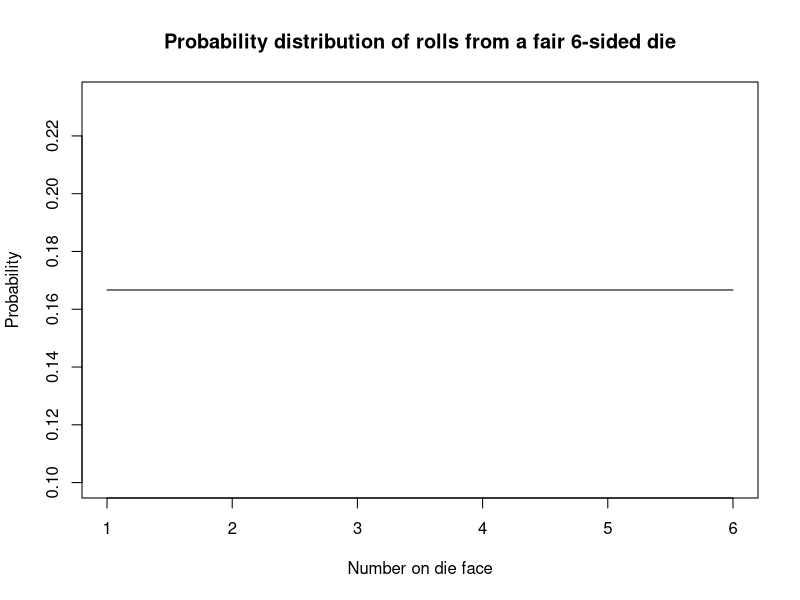
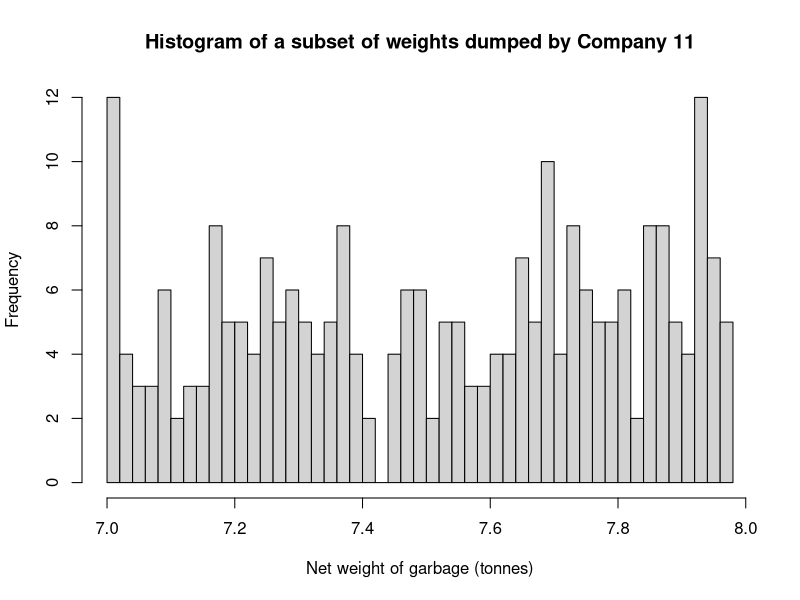
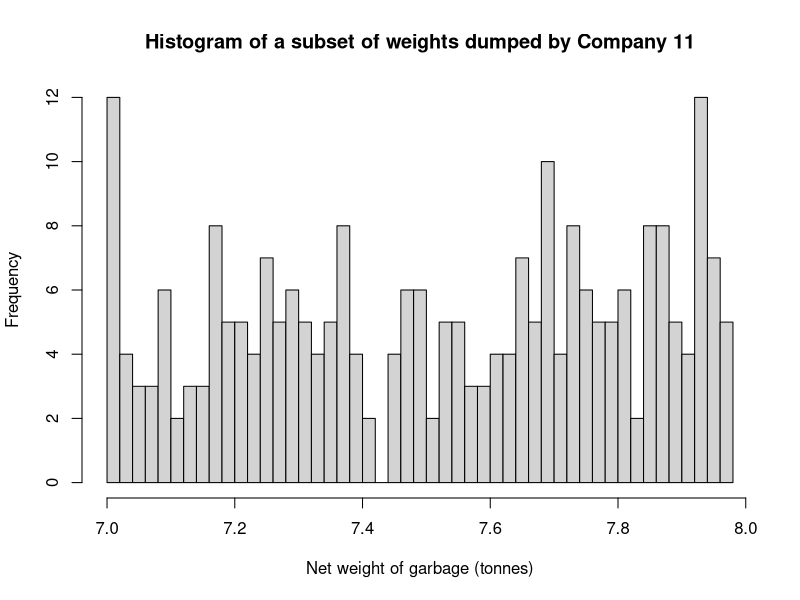

Write R code to recreate these figures, in order.
## ---- chunk 1
# Example of a uniform distribution 
plot(x=c(1:6),y=rep(1/6,6),type="l",
     main="Probability distribution of rolls from a fair 6-sided die",
     xlab= "Number on die face",
     ylab= "Probability")
## ---- chunk 2
library(readxl) 
library(tidyverse) 
## ---- chunk 3
df <- read_excel("weighbridge_2-2hss1p1.xlsx") 
df_subset <- df %>% filter(Company == 11,
                           between(`Net weight of garbage (tonnes)`, 7, 7.98),
                           !is.na(`Net weight of garbage (tonnes)`))
hist(df_subset$`Net weight of garbage (tonnes)`, breaks=50,
     main="Histogram of a subset of weights dumped by Company 11",
     xlab= "Net weight of garbage (tonnes)",
     ylab= "Frequency")
## ---- chunk 4
df <- read_excel("weighbridge_2-2hss1p1.xlsx") 
df_subset <- df %>% filter(Company == 11,
                           between(`Net weight of garbage (tonnes)`, 7, 7.98),
                           !is.na(`Net weight of garbage (tonnes)`))
hist(df_subset$`Net weight of garbage (tonnes)`, breaks=50,
     main="Histogram of a subset of weights dumped by Company 11",
     xlab= "Net weight of garbage (tonnes)",
     ylab= "Frequency")
## ---- chunk 5
df_subset[round(df_subset$`Net weight of garbage (tonnes)` * 100) %% 2 != 0, ]
## ---- chunk 6
df_subset <- df_subset %>% filter(`Net weight of garbage (tonnes)` != 7.21 & `Net weight of garbage (tonnes)` != 7.93)
nrow(df_subset)
## ---- chunk 7
df_subset %>% 
  count(`Net weight of garbage (tonnes)`) %>%
  filter(n == 5) %>%
  nrow()
## ---- chunk 8
# Expected counts: 251*1/50=5.02 each
test_table <- df_subset %>% 
  group_by(`Net weight of garbage (tonnes)`) %>%
  summarise(observed = n(), .groups = "drop") %>%
  complete(
    `Net weight of garbage (tonnes)` = seq(
      700, 798, by = 2) / 100,
    fill = list(observed = 0)
  ) %>%
  mutate(expected = 251/50)
test_table
## ---- chunk 9
chisq.test(x = test_table$observed, p = test_table$expected/251)
